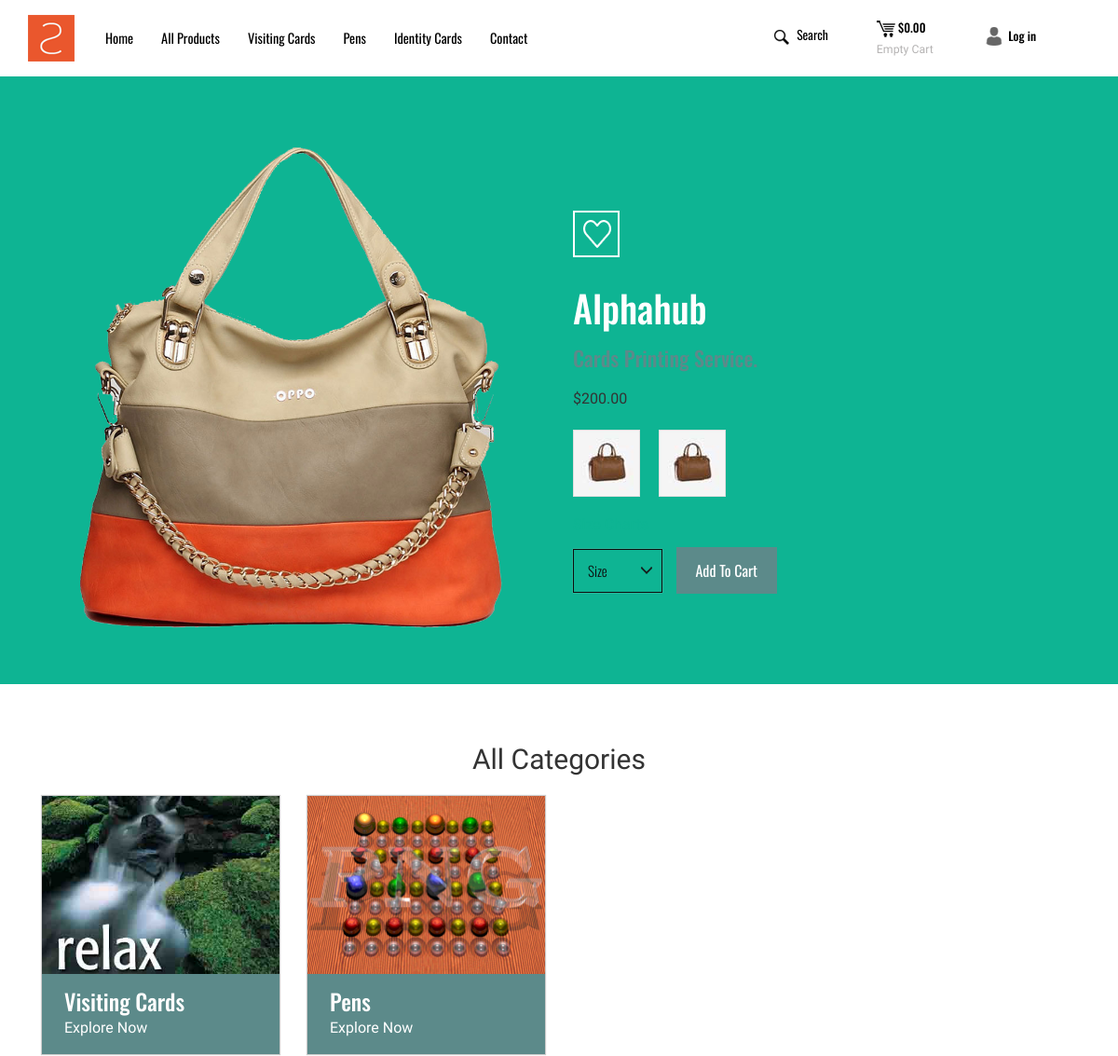
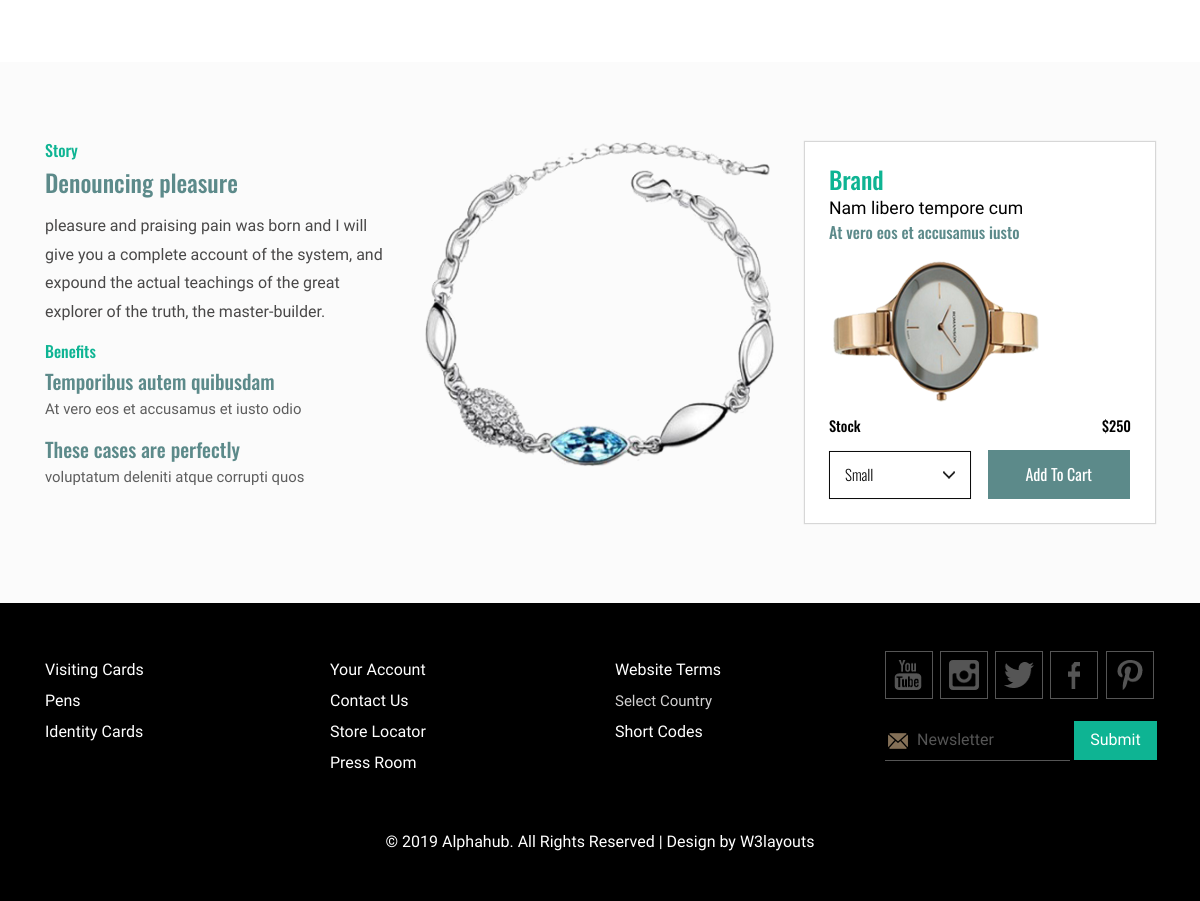
The page / on the database its author committed (2 pictures, top to bottom).
### products/models.py (models this page shows, shortened)
class Category(models.Model):
    name = models.CharField(max_length=64)
    is_rate_qty = models.BooleanField(verbose_name="Allow only rate quantities", default=False)
    class Meta:
        verbose_name_plural = "Categories"
    @property
    def get_display_text(self):
        return self.name.title()
    @property
    def get_absolute_url(self):
        return reverse_lazy("products:category_products_list", kwargs={"id": self.id})

class Product(models.Model):
    name = models.CharField(max_length=128, unique=True)
    slug = models.SlugField(blank=True)
    headline = models.CharField(max_length=264, blank=True)
    product_code = models.CharField(max_length=32, blank=True, null=True)
    category = models.ForeignKey(Category, on_delete=models.PROTECT)
    extra_info = models.TextField(blank=True)
    created_on = models.DateTimeField(auto_now_add=True)
    updated_on = models.DateTimeField(auto_now=True)
    @property
    def get_base_photo(self):
        photo = self.photo_set.filter(is_base_photo=True).first()
        if not photo:
            photo = self.photo_set.first()
        return photo

class Photo(models.Model):
    product = models.ForeignKey("Product", on_delete=models.CASCADE)
    photo = models.ImageField(upload_to="products/photos/")
    is_base_photo = models.BooleanField(default=False)
    @property
    def get_photo_url(self):
        return self.photo.url

### portal/views.py (the view)
# urls.py: url(r"^$", views.HomeView.as_view(), name="home"),
class HomeView(TemplateView):
    template_name = "portal/home.html"
    def get_context_data(self, **kwargs):
        context = super().get_context_data()
        categories = Category.objects.all()
        context['categories'] = categories
        print(self.request)
        print(self.request.session.session_key)
        return context

### portal/templatetags/portal_tags.py (called while the page is built)
@register.simple_tag
def get_category_url_by_name_contains(name):
    qs = Category.objects.filter(name__icontains=name)
    if qs.exists():
        return qs.first().get_absolute_url

### portal/templates/portal/home.html (shortened to what this page needs)
{% extends "portal/base.html" %}
{% load static %}
{% block content %}
    <div class="banner">
	<div class="container">
		<div class="banner-main">
			<div class="col-md-6 banner-left">
				<a href="single.html"><img src="{% static "portal/images/ba.png" %}" alt="" class="img-responsive"></a>
			</div>
			<div class="col-md-6 banner-right simpleCart_shelfItem">
				<span class="bann-heart"> </span>
				<h1 style="color: white">Alphahub</h1>
                <h2>Cards Printing Service.</h2>
                <br>
				<h5 class="item_price">$200.00</h5>
				<ul class="bann-small-img">
					<li><a href="single.html"><img src="{% static "portal/images/b2.jpg" %}"></a></li>
					<li><a href="single.html"><img src="{% static "portal/images/b2.jpg" %}"></a></li>
				</ul>
				<h6>Size Charts</h6>
				<ul class="bann-btns">
				<li><select class="bann-size">
					<option value="select your location">Size</option>
				</select>
				</li>
				<li><a href="#" class="item_add">Add To Cart</a></li>
               </ul>
			</div>
			<div class="clearfix"> </div>
		</div>
	</div>
</div>
    <div class="home-block">
	<div class="container">
        <h2 class="text-center">All Categories</h2>
        <br>
		<div class="home-block-main">
            {% for category in categories %}
                {% if category.product_set.all.exists %}
                    <div class="col-md-3 home-grid">
                        <div class="home-product-main">
                           <div class="home-product-top">
                              <a href="{{ category.get_absolute_url }}"><img src="{{ category.product_set.first.get_base_photo.get_photo_url }}" alt="" class="img-responsive zoom-img"></a>
                           </div>
                            <div class="home-product-bottom">
                                    <h3><a href="{{ category.get_absolute_url }}">{{ category.get_display_text }}</a></h3>
                                    <p>Explore Now</p>
                            </div>
                        </div>
                    </div>
                {% endif %}
            {% endfor %}
			<div class="clearfix"> </div>
		</div>
	</div>
</div>
    <div class="blc-layer3">
	<div class="container">
		<div class="blc-layer3-main">
			   <div class="col-md-4 blc-layer3-grids1">
			   	    <h6>Story</h6>
			   	    <h3>Denouncing pleasure</h3>
			   	    <p>pleasure and praising pain was born and I will give you a complete account of the system, and expound the actual teachings of the great explorer of the truth, the master-builder.</p>
			         <h6>Benefits</h6>
			        <ul>
			        	<li><h4>Temporibus autem quibusdam</h4>
			        		<h5>At vero eos et accusamus et iusto odio</h5>
			        	</li>
			        	<li><h4>These cases are perfectly</h4>
			        		<h5>voluptatum deleniti atque corrupti quos</h5>
			        	</li>
			        </ul>
			   </div>
			   <div class="col-md-4 blc-layer3-grids2">
			   	<a href="single.html"><img src="{% static "portal/images/bracelate.png" %}" alt=""></a>
			   </div>
			   <div class="col-md-4 blc-layer3-grids-3 simpleCart_shelfItem">
				 <div class="box-grid">
				   	<h3><a href="single.html">Brand</a></h3>
				   	<p>Nam libero tempore cum</p>
				   	<h5>At vero eos et accusamus iusto</h5>
				   	<a href="single.html"><img src="{% static "portal/images/w2.png" %}" alt=""></a>
				   	<div class="box-grid-price">
				   		<div class="box-grid-price-left">
				   			<h4>Stock</h4>
				   		</div>
				   		<div class="box-grid-price-rit">
				   			<h4 class="item_price">$250</h4>
				   		</div>
				   		<div class="clearfix"> </div>
				   	</div>
				   	<ul class="bann-btns">
						<li class="ys-margin"><select class="bann-size">
							<option value="saab">Small</option>
						</select>
						</li>
						<li><a href="#" class="item_add">Add To Cart</a></li>
	               </ul>
				 </div>
			   </div>
		</div>
	</div>
</div>
{% endblock %}

### portal/static/portal/css/style.css (style rules this page uses)
h4, h5, h6, h1, h2, h3 { margin: 0; }
ul, ol { margin: 0; }
p { margin: 0; }
html, body { font-family: 'Hind', sans-serif; font-size: 100%; background:#fff; }
a { text-decoration: none; }
.item_add { color: #000; border:none; }
a.item_add { text-decoration: none; }
.banner { min-height: 620px; background: #0eb493; }
.banner-main { padding:4em 0em 3em 0em; }
.banner-right { padding-top: 5em; }
.banner-right h1 { font-size: 2.5em; color:#0eb493; margin:0.3em 0em 0.5em 0em; font-family: 'Oswald', sans-serif; }
span.bann-heart { background: url(../images/like.png)no-repeat 9px 8px; width: 50px; height: 50px; display: block; border: 2px solid #fff; margin-bottom: 2em; }
.banner-right h2 { font-size: 1.4em; color:#5c8a8a; font-family: 'Oswald', sans-serif; }
.banner-right h5 { font-size: 1em; color: #333; }
.banner-right ul.bann-small-img { padding: 0em; list-style: none; margin-top: 1.5em; }
.banner-right ul.bann-small-img li { display: inline-block; border: 1px solid #DFDFDF; margin-right: 1em; }
.banner-right ul.bann-btns { padding: 0em; list-style: none; margin-top: 1em; }
.banner-right ul.bann-btns li { display: inline-block; margin-right: 0.7em; }
.banner-right h6 { font-size: 1em; color:#0eb493; margin-top: 1.3em; }
select.bann-size { background: url(../images/arrow.png)no-repeat 88% 50%; width: 100%; padding:0.8em 2.5em 0.8em 1em; border: 1px solid #0D0D0D; outline: none; font-size: 15px; font-weight: 300; color:#0D0D0D; cursor: pointer; -webkit-appearance: none; -moz-appearance: none; -o-appearance: none; -ms-appearance: none; font-family: 'Oswald', sans-serif; box-shadow:0px 0px 1px 0px rgba(204, 204, 204, 0.85); }
ul.bann-btns li a { font-size: 1em; color: #fff; padding:0.83em 1.3em; background:#5c8a8a; display: block; text-align: center; font-family: 'Oswald', sans-serif; }
.blc-layer3 { background:#FBFBFB; min-height: 500px; background-size: cover; padding: 5em 0em; }
.blc-layer3-grids1 h6 { font-size: 1em; color:#0eb493; margin-bottom: 0.6em; font-family: 'Oswald', sans-serif; }
.blc-layer3-grids1 h3 { font-size: 1.5em; color:#5c8a8a; font-family: 'Oswald', sans-serif; }
.blc-layer3-grids1 p { font-size: 1em; color: #494848; line-height: 1.8em; margin:1em 0em; }
.blc-layer3-grids1 ul { padding: 0em; list-style: none; }
.blc-layer3-grids1 ul li { display: block; margin-bottom: 1.3em; }
.blc-layer3-grids1 ul li h4 { font-size: 1.25em; color:#5c8a8a; font-family: 'Oswald', sans-serif; }
.blc-layer3-grids1 ul li h5 { font-size: 0.93em; color: #5D5D5D; margin-top: 0.6em; }
.blc-layer3-grids2 img { width: 100%; }
.box-grid { background: #fff; box-shadow: 0px 0px 1px 1px rgba(204, 204, 204, 0.76); padding: 1.5em; }
.box-grid h3 { font-size: 1.5em; font-family: 'Oswald', sans-serif; }
.box-grid h3 a { color:#0eb493; }
.box-grid ul { padding: 0em; list-style: none; }
.box-grid ul li { display:inline-block; width: 47%; }
.box-grid ul li.ys-margin { margin-right: 0.8em; }
.box-grid-price { margin: 1em 0em; }
.box-grid-price-left { float: left; width: 50%; }
.box-grid-price-rit { float: right; width: 50%; text-align: right; }
.box-grid p { font-size: 1.1em; color: #000; line-height: 1.8em; }
.box-grid h5 { font-size: 1em; color:#5c8a8a; margin-bottom: 1.2em; font-family: 'Oswald', sans-serif; }
.box-grid-price-left h4 { font-size: 0.9em; color: #000; font-family: 'Oswald', sans-serif; }
.box-grid-price-rit h4 { font-size: 0.9em; color: #000; font-family: 'Oswald', sans-serif; }
.home-block { padding:4em 0em 1em 0em; }
.home-product-main { position: relative; box-shadow: 0px 0px 1px 1px #ccc; margin-bottom: 3em; }
.home-product-bottom { padding: 1em 1.5em; background:#5c8a8a; box-shadow: 0px 0px 1px 0px rgba(204, 204, 204, 0.78); }
.home-product-bottom h3 { font-size: 1.5em; margin-bottom: 0.2em; font-family: 'Oswald', sans-serif; }
.home-product-bottom h3 a { color: #fff; }
.home-product-bottom p { font-size: 1em; color: #fff; }

### rows shown on the page
Category: product_set.first.get_base_photo.get_photo_url (picture), get_display_text "Visiting Cards"
Category: product_set.first.get_base_photo.get_photo_url (picture), get_display_text "Pens"
